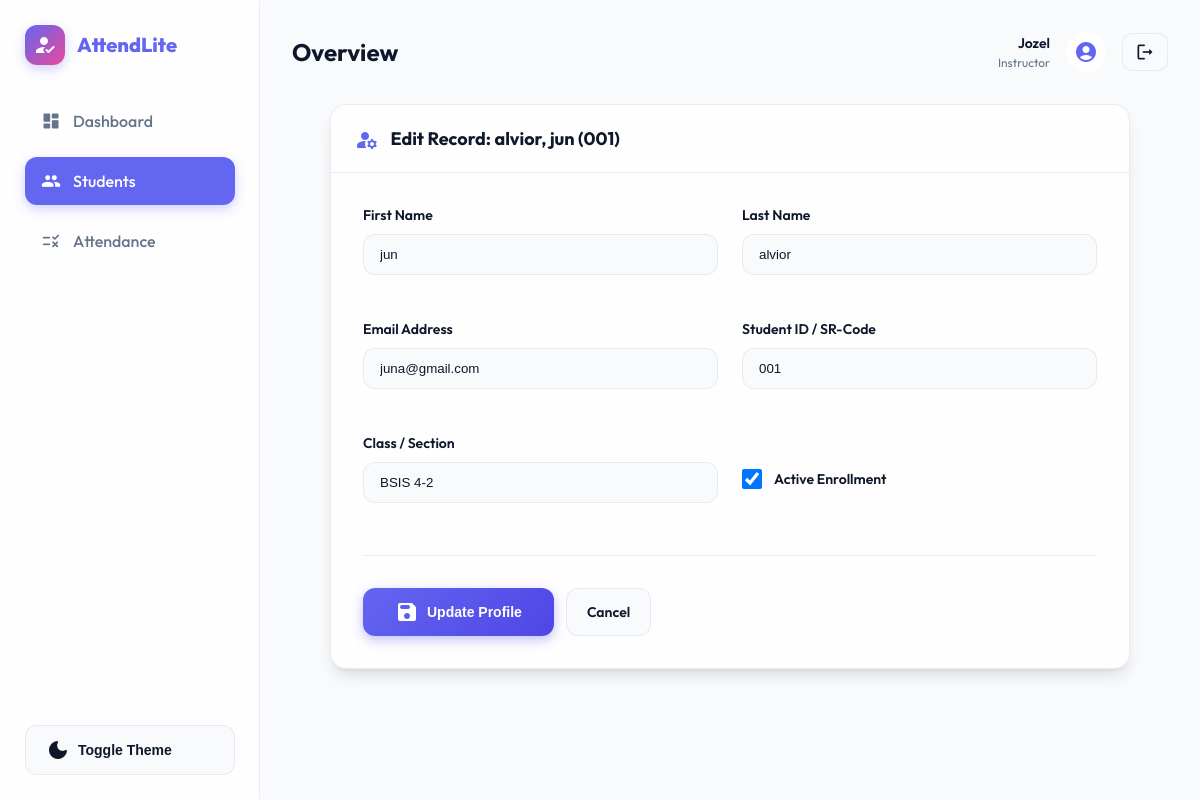
The page /students/1/edit/ (signed in) on the database its author committed.
### students/models.py (models this page shows)
class Student(models.Model):
    owner = models.ForeignKey(
        settings.AUTH_USER_MODEL,
        on_delete=models.CASCADE,
        related_name='students',
        help_text='User account that owns this student record',
    )
    first_name = models.CharField(max_length=100)
    last_name = models.CharField(max_length=100)
    email = models.EmailField()
    student_id = models.CharField(max_length=30)
    class_section = models.CharField(
        max_length=50,
        blank=True,
        help_text='Class or section (e.g. BSIT 2A)',
    )
    is_active = models.BooleanField(default=True)
    created_at = models.DateTimeField(auto_now_add=True)
    class Meta:
        ordering = ['last_name', 'first_name']
        constraints = [
            models.UniqueConstraint(
                fields=['owner', 'student_id'],
                name='unique_student_id_per_owner',
            ),
            models.UniqueConstraint(
                fields=['owner', 'email'],
                name='unique_email_per_owner',
            ),
        ]
    def __str__(self):
        return f"{self.last_name}, {self.first_name} ({self.student_id})"

### students/views.py (the view)
# urls.py: path('<int:pk>/edit/', StudentUpdateView.as_view(), name='edit'),
class StudentUpdateView(LoginRequiredMixin, UpdateView):
    model = Student
    form_class = StudentForm
    template_name = 'students/student_form.html'
    success_url = reverse_lazy('students:list')
    def get_queryset(self):
        return Student.objects.filter(owner=self.request.user)

### students/forms.py
class StudentForm(forms.ModelForm):
    class Meta:
        model = Student
        fields = ['first_name', 'last_name', 'email', 'student_id', 'class_section', 'is_active']
        widgets = {
            'first_name': forms.TextInput(attrs={'class':'input', 'placeholder':'First name'}),
            'last_name': forms.TextInput(attrs={'class':'input', 'placeholder':'Last name'}),
            'email': forms.EmailInput(attrs={'class':'input', 'placeholder':'Email'}),
            'student_id': forms.TextInput(attrs={'class':'input', 'placeholder':'Student ID'}),
            'class_section': forms.TextInput(attrs={'class':'input', 'placeholder':'Class/Section (e.g. BSIT 2A)'}),
            'is_active': forms.CheckboxInput(attrs={'class':'checkbox'}),
        }

### templates/students/student_form.html (shortened to what this page needs)
{% extends 'base.html' %}
{% block content %}
<div class="panel glass" style="max-width: 800px; margin: 0 auto; width: 100%;">
    <div class="panel-header">
        <h3>
            <i class="material-icons-round" style="vertical-align: bottom; margin-right: 8px; color: var(--primary);">
            </i>
            {% if view.object %}Edit Record: {{ view.object }}{% else %}New Student Profile{% endif %}
        </h3>
    </div>
    <form method="post" style="padding: 32px;">
        <div class="grid-2">
            <div style="margin-bottom: 20px;">
                <label style="display: block; font-weight: 600; font-size: 0.875rem; margin-bottom: 8px;">First Name</label>
                <input type="text" name="first_name" value="{{ form.first_name.value|default:'' }}" class="form-control" required>
            </div>
            <div style="margin-bottom: 20px;">
                <label style="display: block; font-weight: 600; font-size: 0.875rem; margin-bottom: 8px;">Last Name</label>
                <input type="text" name="last_name" value="{{ form.last_name.value|default:'' }}" class="form-control" required>
            </div>
            <div style="margin-bottom: 20px;">
                <label style="display: block; font-weight: 600; font-size: 0.875rem; margin-bottom: 8px;">Email Address</label>
                <input type="email" name="email" value="{{ form.email.value|default:'' }}" class="form-control" required>
            </div>
            <div style="margin-bottom: 20px;">
                <label style="display: block; font-weight: 600; font-size: 0.875rem; margin-bottom: 8px;">Student ID / SR-Code</label>
                <input type="text" name="student_id" value="{{ form.student_id.value|default:'' }}" class="form-control" required>
            </div>
            <div style="margin-bottom: 20px;">
                <label style="display: block; font-weight: 600; font-size: 0.875rem; margin-bottom: 8px;">Class / Section</label>
                <input type="text" name="class_section" value="{{ form.class_section.value|default:'' }}" class="form-control" placeholder="e.g. BSIT 2A">
            </div>
            <div style="margin-bottom: 20px; display: flex; align-items: center; gap: 12px; height: 44px; margin-top: 24px;">
                <input type="checkbox" name="is_active" id="id_is_active" {% if form.is_active.value %}checked{% endif %} style="width: 20px; height: 20px; cursor: pointer;">
                <label for="id_is_active" style="font-weight: 600; font-size: 0.875rem; cursor: pointer;">Active Enrollment</label>
            </div>
        </div>
        <div style="margin-top: 32px; display: flex; gap: 12px; border-top: 1px solid var(--line); padding-top: 32px;">
            <button type="submit" class="btn btn-primary" style="padding: 12px 32px;">
                <i class="material-icons-round">save</i>
                {% if view.object %}Update Profile{% else %}Create Student{% endif %}
            </button>
            <a href="{% url 'students:list' %}" class="btn btn-secondary">Cancel</a>
        </div>
    </form>
</div>
{% endblock %}

### templates/components/molecules/navbar.html
<div class="navbar-left">
    <h2 style="font-size: 1.5rem; font-weight: 700;">{% block page_title %}Overview{% endblock %}</h2>
</div>
<div class="navbar-right" style="display: flex; align-items: center; gap: 16px;">
    <div style="text-align: right;">
        <div style="font-weight: 600; font-size: 0.875rem;">{{ request.user.username|title }}</div>
        <div style="font-size: 0.75rem; color: var(--text-muted);">Instructor</div>
    </div>
    <div class="glass" style="width: 40px; height: 40px; border-radius: 50%; display: grid; place-items: center; background: var(--panel);">
        <i class="material-icons-round" style="color: var(--primary);">account_circle</i>
    </div>
    <a href="{% url 'accounts:logout' %}" class="btn btn-secondary" style="padding: 8px 12px; border-radius: 10px;">
        <i class="material-icons-round" style="font-size: 1.25rem;">logout</i>
    </a>
</div>

### static/css/main.css (style rules this page uses)
:root { --bg: #f8fafc; --panel: rgba(255, 255, 255, 0.8); --text: #0f172a; --text-muted: #64748b; --primary: #6366f1; --primary-light: #818cf8; --primary-dark: #4f46e5; --secondary: #ec4899; --accent: #f59e0b; --success: #10b981; --danger: #ef4444; --warning: #f59e0b; --line: rgba(226, 232, 240, 0.8); --glass-bg: rgba(255, 255, 255, 0.7); --glass-border: rgba(255, 255, 255, 0.5); --shadow-sm: 0 1px 2px 0 rgb(0 0 0 / 0.05); --shadow: 0 10px 15px -3px rgb(0 0 0 / 0.1), 0 4px 6px -4px rgb(0 0 0 / 0.1); --shadow-lg: 0 20px 25px -5px rgb(0 0 0 / 0.1), 0 8px 10px -6px rgb(0 0 0 / 0.1); --radius: 16px; --sidebar-width: 260px; --transition: all 0.3s cubic-bezier(0.4, 0, 0.2, 1); }
* { box-sizing: border-box; margin: 0; padding: 0; }
html, body { height: 100%; scroll-behavior: smooth; }
body { font-family: 'Outfit', 'Inter', system-ui, -apple-system, sans-serif; color: var(--text); background: var(--bg); line-height: 1.5; transition: background-color 0.3s ease; }
.glass { background: var(--glass-bg); backdrop-filter: blur(12px); -webkit-backdrop-filter: blur(12px); border: 1px solid var(--glass-border); }
.panel { background: var(--panel); border: 1px solid var(--line); border-radius: var(--radius); box-shadow: var(--shadow); overflow: hidden; margin-bottom: 24px; transition: var(--transition); }
.panel-header { display: flex; align-items: center; justify-content: space-between; padding: 20px 24px; border-bottom: 1px solid var(--line); }
.panel-header h3 { font-size: 1.125rem; font-weight: 700; }
.grid-2 { display: grid; grid-template-columns: repeat(2, 1fr); gap: 24px; }
.btn { display: inline-flex; align-items: center; justify-content: center; gap: 8px; padding: 12px 20px; border-radius: 12px; font-weight: 600; cursor: pointer; transition: var(--transition); text-decoration: none; border: none; font-size: 0.875rem; }
.btn-primary { background: linear-gradient(135deg, var(--primary), var(--primary-dark)); color: white; box-shadow: 0 4px 12px rgba(99, 102, 241, 0.4); }
.btn-secondary { background: var(--bg); color: var(--text); border: 1px solid var(--line); }
.form-control { width: 100%; padding: 12px 16px; border-radius: 12px; border: 1px solid var(--line); background: var(--bg); color: var(--text); transition: var(--transition); }

### rows shown on the page
Student: object "alvior, jun (001)", first_name "jun", last_name "alvior", email "juna@gmail.com", student_id "001", class_section "BSIS 4-2"

### other values the page prints
{{ brand }} "AttendLite"
{{ request.user.username|title }} "Jozel"
